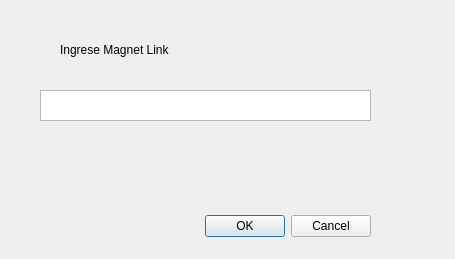
<?xml version="1.0" encoding="UTF-8"?>
<ui version="4.0">
 <class>MagnetInput</class>
 <widget class="QDialog" name="MagnetInput">
  <property name="geometry">
   <rect>
    <x>0</x>
    <y>0</y>
    <width>455</width>
    <height>259</height>
   </rect>
  </property>
  <property name="windowTitle">
   <string>Dialog</string>
  </property>
  <widget class="QDialogButtonBox" name="buttonBox">
   <property name="geometry">
    <rect>
     <x>30</x>
     <y>210</y>
     <width>341</width>
     <height>32</height>
    </rect>
   </property>
   <property name="orientation">
    <enum>Qt::Horizontal</enum>
   </property>
   <property name="standardButtons">
    <set>QDialogButtonBox::Cancel|QDialogButtonBox::Ok</set>
   </property>
  </widget>
  <widget class="QPlainTextEdit" name="magnetUri">
   <property name="geometry">
    <rect>
     <x>40</x>
     <y>90</y>
     <width>331</width>
     <height>31</height>
    </rect>
   </property>
  </widget>
  <widget class="QLabel" name="label">
   <property name="geometry">
    <rect>
     <x>60</x>
     <y>40</y>
     <width>311</width>
     <height>20</height>
    </rect>
   </property>
   <property name="text">
    <string>Ingrese Magnet Link</string>
   </property>
  </widget>
 </widget>
 <resources/>
 <connections>
  <connection>
   <sender>buttonBox</sender>
   <signal>accepted()</signal>
   <receiver>MagnetInput</receiver>
   <slot>accept()</slot>
   <hints>
    <hint type="sourcelabel">
     <x>248</x>
     <y>254</y>
    </hint>
    <hint type="destinationlabel">
     <x>157</x>
     <y>274</y>
    </hint>
   </hints>
  </connection>
  <connection>
   <sender>buttonBox</sender>
   <signal>rejected()</signal>
   <receiver>MagnetInput</receiver>
   <slot>reject()</slot>
   <hints>
    <hint type="sourcelabel">
     <x>316</x>
     <y>260</y>
    </hint>
    <hint type="destinationlabel">
     <x>286</x>
     <y>274</y>
    </hint>
   </hints>
  </connection>
 </connections>
</ui>
